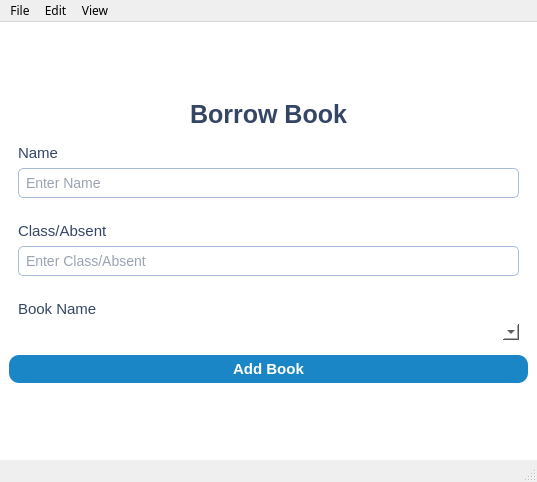
<?xml version="1.0" encoding="UTF-8"?>
<ui version="4.0">
 <class>MainWindow</class>
 <widget class="QMainWindow" name="MainWindow">
  <property name="geometry">
   <rect>
    <x>0</x>
    <y>0</y>
    <width>537</width>
    <height>482</height>
   </rect>
  </property>
  <property name="minimumSize">
   <size>
    <width>0</width>
    <height>482</height>
   </size>
  </property>
  <property name="font">
   <font>
    <family>PT Serif Caption</family>
   </font>
  </property>
  <property name="windowTitle">
   <string>Window</string>
  </property>
  <property name="pixmap" stdset="0">
   <pixmap/>
  </property>
  <widget class="QWidget" name="centralwidget">
   <layout class="QGridLayout" name="gridLayout">
    <property name="leftMargin">
     <number>0</number>
    </property>
    <property name="topMargin">
     <number>0</number>
    </property>
    <property name="rightMargin">
     <number>0</number>
    </property>
    <property name="bottomMargin">
     <number>0</number>
    </property>
    <property name="spacing">
     <number>0</number>
    </property>
    <item row="0" column="0">
     <widget class="QWidget" name="widget_2" native="true">
      <property name="minimumSize">
       <size>
        <width>291</width>
        <height>401</height>
       </size>
      </property>
      <property name="styleSheet">
       <string notr="true">background-color:grey</string>
      </property>
      <layout class="QVBoxLayout" name="verticalLayout_3">
       <property name="spacing">
        <number>0</number>
       </property>
       <property name="leftMargin">
        <number>0</number>
       </property>
       <property name="topMargin">
        <number>0</number>
       </property>
       <property name="rightMargin">
        <number>0</number>
       </property>
       <property name="bottomMargin">
        <number>0</number>
       </property>
       <item>
        <widget class="QFrame" name="frame_2">
         <property name="styleSheet">
          <string notr="true">border:none; 
 background-color:white</string>
         </property>
         <property name="frameShape">
          <enum>QFrame::StyledPanel</enum>
         </property>
         <property name="frameShadow">
          <enum>QFrame::Raised</enum>
         </property>
         <layout class="QVBoxLayout" name="verticalLayout_10">
          <item>
           <spacer name="verticalSpacer_4">
            <property name="orientation">
             <enum>Qt::Vertical</enum>
            </property>
            <property name="sizeHint" stdset="0">
             <size>
              <width>20</width>
              <height>40</height>
             </size>
            </property>
           </spacer>
          </item>
          <item>
           <widget class="QLabel" name="BITARY_3">
            <property name="font">
             <font>
              <family>Arial</family>
              <pointsize>-1</pointsize>
              <bold>true</bold>
             </font>
            </property>
            <property name="styleSheet">
             <string notr="true">color:rgba(53, 70, 101, 1);
font-size:25px;
border-radius: 38px;
text-align:center;</string>
            </property>
            <property name="text">
             <string>Borrow Book</string>
            </property>
            <property name="alignment">
             <set>Qt::AlignCenter</set>
            </property>
           </widget>
          </item>
          <item>
           <widget class="QFrame" name="frame_3">
            <property name="styleSheet">
             <string notr="true">border:none; 
 background-color:white</string>
            </property>
            <property name="frameShape">
             <enum>QFrame::StyledPanel</enum>
            </property>
            <property name="frameShadow">
             <enum>QFrame::Raised</enum>
            </property>
            <layout class="QVBoxLayout" name="verticalLayout_4">
             <item>
              <widget class="QLabel" name="Name_6">
               <property name="font">
                <font>
                 <family>Arial</family>
                 <pointsize>-1</pointsize>
                 <bold>false</bold>
                </font>
               </property>
               <property name="styleSheet">
                <string notr="true">color:#354665;
font-size:15px;
border-radius: 38px;
</string>
               </property>
               <property name="text">
                <string>Name</string>
               </property>
              </widget>
             </item>
             <item>
              <widget class="QLineEdit" name="enterName_5">
               <property name="styleSheet">
                <string notr="true">QLineEdit {
    background-color: #ffffff; 
    border: 1px solid #A6BCDA;   
    border-radius: 5px;      
    padding: 5px;              
    font-size: 14px;   
	color:#354665;
}</string>
               </property>
               <property name="text">
                <string/>
               </property>
               <property name="placeholderText">
                <string>Enter Name</string>
               </property>
              </widget>
             </item>
            </layout>
           </widget>
          </item>
          <item>
           <widget class="QFrame" name="frame_4">
            <property name="styleSheet">
             <string notr="true">border:none; 
 background-color:white</string>
            </property>
            <property name="frameShape">
             <enum>QFrame::StyledPanel</enum>
            </property>
            <property name="frameShadow">
             <enum>QFrame::Raised</enum>
            </property>
            <layout class="QVBoxLayout" name="verticalLayout_5">
             <item>
              <widget class="QLabel" name="Name_7">
               <property name="font">
                <font>
                 <family>Arial</family>
                 <pointsize>-1</pointsize>
                 <bold>false</bold>
                </font>
               </property>
               <property name="styleSheet">
                <string notr="true">color:#354665;
font-size:15px;
border-radius: 38px;
</string>
               </property>
               <property name="text">
                <string>Class/Absent</string>
               </property>
              </widget>
             </item>
             <item>
              <widget class="QLineEdit" name="enterName_6">
               <property name="styleSheet">
                <string notr="true">QLineEdit {
    background-color: #ffffff; 
    border: 1px solid #A6BCDA;   
    border-radius: 5px;      
    padding: 5px;              
    font-size: 14px;   
	color:#354665;
}</string>
               </property>
               <property name="text">
                <string/>
               </property>
               <property name="placeholderText">
                <string>Enter Class/Absent</string>
               </property>
              </widget>
             </item>
            </layout>
           </widget>
          </item>
          <item>
           <widget class="QFrame" name="frame_8">
            <property name="styleSheet">
             <string notr="true">border:none; 
 background-color:white</string>
            </property>
            <property name="frameShape">
             <enum>QFrame::StyledPanel</enum>
            </property>
            <property name="frameShadow">
             <enum>QFrame::Raised</enum>
            </property>
            <layout class="QVBoxLayout" name="verticalLayout_9">
             <item>
              <widget class="QLabel" name="Name_8">
               <property name="font">
                <font>
                 <family>Arial</family>
                 <pointsize>-1</pointsize>
                 <bold>false</bold>
                </font>
               </property>
               <property name="styleSheet">
                <string notr="true">color:#354665;
font-size:15px;
border-radius: 38px;
</string>
               </property>
               <property name="text">
                <string>Book Name</string>
               </property>
              </widget>
             </item>
             <item>
              <widget class="QComboBox" name="comboBox_2"/>
             </item>
            </layout>
           </widget>
          </item>
          <item>
           <widget class="QPushButton" name="addBook_2">
            <property name="font">
             <font>
              <family>Arial</family>
              <pointsize>-1</pointsize>
              <bold>true</bold>
             </font>
            </property>
            <property name="styleSheet">
             <string notr="true">QPushButton {
    background-color: rgb(27, 134, 198);
    color: white;
    border-radius: 10px;
    padding: 5px 10px;
    font-size: 15px;
}
</string>
            </property>
            <property name="text">
             <string>Add Book</string>
            </property>
            <property name="checkable">
             <bool>true</bool>
            </property>
           </widget>
          </item>
          <item>
           <spacer name="verticalSpacer_3">
            <property name="orientation">
             <enum>Qt::Vertical</enum>
            </property>
            <property name="sizeHint" stdset="0">
             <size>
              <width>20</width>
              <height>40</height>
             </size>
            </property>
           </spacer>
          </item>
         </layout>
        </widget>
       </item>
      </layout>
     </widget>
    </item>
   </layout>
  </widget>
  <widget class="QStatusBar" name="statusbar"/>
  <widget class="QMenuBar" name="menubar">
   <property name="geometry">
    <rect>
     <x>0</x>
     <y>0</y>
     <width>537</width>
     <height>24</height>
    </rect>
   </property>
   <widget class="QMenu" name="menuFile">
    <property name="title">
     <string>File</string>
    </property>
   </widget>
   <widget class="QMenu" name="menuEdit">
    <property name="title">
     <string>Edit</string>
    </property>
   </widget>
   <widget class="QMenu" name="menuView">
    <property name="title">
     <string>View</string>
    </property>
   </widget>
   <addaction name="menuFile"/>
   <addaction name="menuEdit"/>
   <addaction name="menuView"/>
  </widget>
 </widget>
 <resources/>
 <connections/>
</ui>
